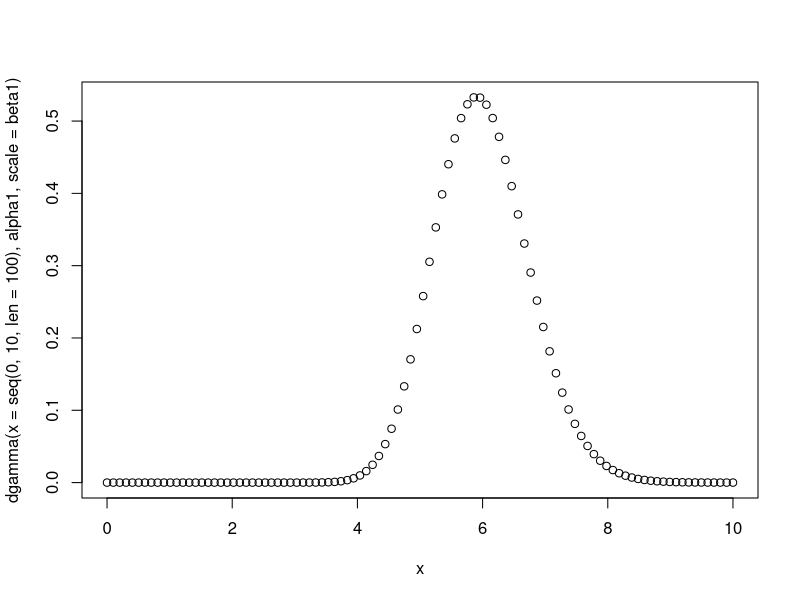

Generate this figure with R:
y = c(4,6,6,7,3,5,3,11,10,5)

y. = sum(y)

mean = 6 

var = 10 

alpha = 36/10

beta = sqrt(10/alpha)


alpha1 = y. + alpha

beta1 = beta / (1+length(y)*beta)

mean1 = alpha1*beta1

var1 = alpha1*beta1^2    


alphaconf = 0.05

qlower = qgamma(alphaconf / 2, alpha1, scale = beta1)

qupper = qgamma(1- alphaconf/2, alpha1, scale = beta1)

postinterv = c(qlower,qupper)
postinterv
lower = mean1 - 2 * sqrt(var1)
upper = mean1 + 2* sqrt(var1)

c(lower,upper)

x = seq(0,10, len = 100)

plot(x, dgamma(x = seq(0,10, len = 100), alpha1, scale = beta1))
